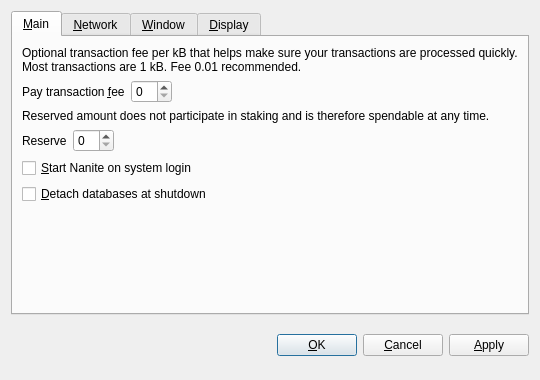
<?xml version="1.0" encoding="UTF-8"?>
<ui version="4.0">
 <class>OptionsDialog</class>
 <widget class="QDialog" name="OptionsDialog">
  <property name="geometry">
   <rect>
    <x>0</x>
    <y>0</y>
    <width>540</width>
    <height>380</height>
   </rect>
  </property>
  <property name="windowTitle">
   <string>Options</string>
  </property>
  <property name="modal">
   <bool>true</bool>
  </property>
  <layout class="QVBoxLayout" name="verticalLayout">
   <item>
    <widget class="QTabWidget" name="tabWidget">
     <property name="tabPosition">
      <enum>QTabWidget::North</enum>
     </property>
     <property name="currentIndex">
      <number>0</number>
     </property>
     <widget class="QWidget" name="tabMain">
      <attribute name="title">
       <string>&amp;Main</string>
      </attribute>
      <layout class="QVBoxLayout" name="verticalLayout_Main">
       <item>
        <widget class="QLabel" name="transactionFeeInfoLabel">
         <property name="text">
          <string>Optional transaction fee per kB that helps make sure your transactions are processed quickly. Most transactions are 1 kB. Fee 0.01 recommended.</string>
         </property>
         <property name="textFormat">
          <enum>Qt::PlainText</enum>
         </property>
         <property name="wordWrap">
          <bool>true</bool>
         </property>
        </widget>
       </item>
       <item>
        <layout class="QHBoxLayout" name="horizontalLayoutFee">
         <item>
          <widget class="QLabel" name="transactionFeeLabel">
           <property name="text">
            <string>Pay transaction &amp;fee</string>
           </property>
           <property name="textFormat">
            <enum>Qt::PlainText</enum>
           </property>
           <property name="buddy">
            <cstring>transactionFee</cstring>
           </property>
          </widget>
         </item>
         <item>
          <widget class="BitcoinAmountField" name="transactionFee"/>
         </item>
         <item>
          <spacer name="horizontalSpacerFee">
           <property name="orientation">
            <enum>Qt::Horizontal</enum>
           </property>
           <property name="sizeHint" stdset="0">
            <size>
             <width>40</width>
             <height>20</height>
            </size>
           </property>
          </spacer>
         </item>
        </layout>
       </item>
       <item>
        <widget class="QLabel" name="reserveBalanceInfoLabel">
         <property name="text">
          <string>Reserved amount does not participate in staking and is therefore spendable at any time.</string>
         </property>
         <property name="textFormat">
          <enum>Qt::PlainText</enum>
         </property>
         <property name="wordWrap">
          <bool>true</bool>
         </property>
        </widget>
       </item>
       <item>
        <layout class="QHBoxLayout" name="horizontalLayoutReserveBalance">
         <item>
          <widget class="QLabel" name="reserveBalanceLabel">
           <property name="text">
            <string>Reserve</string>
           </property>
           <property name="textFormat">
            <enum>Qt::PlainText</enum>
           </property>
           <property name="buddy">
            <cstring>reserveBalance</cstring>
           </property>
          </widget>
         </item>
         <item>
          <widget class="BitcoinAmountField" name="reserveBalance"/>
         </item>
         <item>
          <spacer name="horizontalSpacerReserveBalance">
           <property name="orientation">
            <enum>Qt::Horizontal</enum>
           </property>
           <property name="sizeHint" stdset="0">
            <size>
             <width>40</width>
             <height>20</height>
            </size>
           </property>
          </spacer>
         </item>
        </layout>
       </item>
       <item>
        <widget class="QCheckBox" name="bitcoinAtStartup">
         <property name="toolTip">
          <string>Automatically start Nanite after logging in to the system.</string>
         </property>
         <property name="text">
          <string>&amp;Start Nanite on system login</string>
         </property>
        </widget>
       </item>
       <item>
        <widget class="QCheckBox" name="detachDatabases">
         <property name="toolTip">
          <string>Detach block and address databases at shutdown. This means they can be moved to another data directory, but it slows down shutdown. The wallet is always detached.</string>
         </property>
         <property name="text">
          <string>&amp;Detach databases at shutdown</string>
         </property>
        </widget>
       </item>
       <item>
        <spacer name="verticalSpacer_Main">
         <property name="orientation">
          <enum>Qt::Vertical</enum>
         </property>
         <property name="sizeHint" stdset="0">
          <size>
           <width>20</width>
           <height>40</height>
          </size>
         </property>
        </spacer>
       </item>
      </layout>
     </widget>
     <widget class="QWidget" name="tabNetwork">
      <attribute name="title">
       <string>&amp;Network</string>
      </attribute>
      <layout class="QVBoxLayout" name="verticalLayout_Network">
       <item>
        <widget class="QCheckBox" name="mapPortUpnp">
         <property name="toolTip">
          <string>Automatically open the Nanite client port on the router. This only works when your router supports UPnP and it is enabled.</string>
         </property>
         <property name="text">
          <string>Map port using &amp;UPnP</string>
         </property>
        </widget>
       </item>
       <item>
        <widget class="QCheckBox" name="connectSocks">
         <property name="toolTip">
          <string>Connect to the Nanite network through a SOCKS proxy (e.g. when connecting through Tor).</string>
         </property>
         <property name="text">
          <string>&amp;Connect through SOCKS proxy:</string>
         </property>
        </widget>
       </item>
       <item>
        <layout class="QHBoxLayout" name="horizontalLayout_Network">
         <item>
          <widget class="QLabel" name="proxyIpLabel">
           <property name="text">
            <string>Proxy &amp;IP:</string>
           </property>
           <property name="textFormat">
            <enum>Qt::PlainText</enum>
           </property>
           <property name="buddy">
            <cstring>proxyIp</cstring>
           </property>
          </widget>
         </item>
         <item>
          <widget class="QValidatedLineEdit" name="proxyIp">
           <property name="maximumSize">
            <size>
             <width>140</width>
             <height>16777215</height>
            </size>
           </property>
           <property name="toolTip">
            <string>IP address of the proxy (e.g. 127.0.0.1)</string>
           </property>
          </widget>
         </item>
         <item>
          <widget class="QLabel" name="proxyPortLabel">
           <property name="text">
            <string>&amp;Port:</string>
           </property>
           <property name="textFormat">
            <enum>Qt::PlainText</enum>
           </property>
           <property name="buddy">
            <cstring>proxyPort</cstring>
           </property>
          </widget>
         </item>
         <item>
          <widget class="QLineEdit" name="proxyPort">
           <property name="maximumSize">
            <size>
             <width>55</width>
             <height>16777215</height>
            </size>
           </property>
           <property name="toolTip">
            <string>Port of the proxy (e.g. 9050)</string>
           </property>
          </widget>
         </item>
         <item>
          <widget class="QLabel" name="socksVersionLabel">
           <property name="text">
            <string>SOCKS &amp;Version:</string>
           </property>
           <property name="textFormat">
            <enum>Qt::PlainText</enum>
           </property>
           <property name="buddy">
            <cstring>socksVersion</cstring>
           </property>
          </widget>
         </item>
         <item>
          <widget class="QValueComboBox" name="socksVersion">
           <property name="toolTip">
            <string>SOCKS version of the proxy (e.g. 5)</string>
           </property>
          </widget>
         </item>
         <item>
          <spacer name="horizontalSpacer_Network">
           <property name="orientation">
            <enum>Qt::Horizontal</enum>
           </property>
           <property name="sizeHint" stdset="0">
            <size>
             <width>40</width>
             <height>20</height>
            </size>
           </property>
          </spacer>
         </item>
        </layout>
       </item>
       <item>
        <spacer name="verticalSpacer_Network">
         <property name="orientation">
          <enum>Qt::Vertical</enum>
         </property>
         <property name="sizeHint" stdset="0">
          <size>
           <width>20</width>
           <height>40</height>
          </size>
         </property>
        </spacer>
       </item>
      </layout>
     </widget>
     <widget class="QWidget" name="tabWindow">
      <attribute name="title">
       <string>&amp;Window</string>
      </attribute>
      <layout class="QVBoxLayout" name="verticalLayout_Window">
       <item>
        <widget class="QCheckBox" name="minimizeToTray">
         <property name="toolTip">
          <string>Show only a tray icon after minimizing the window.</string>
         </property>
         <property name="text">
          <string>&amp;Minimize to the tray instead of the taskbar</string>
         </property>
        </widget>
       </item>
       <item>
        <widget class="QCheckBox" name="minimizeOnClose">
         <property name="toolTip">
          <string>Minimize instead of exit the application when the window is closed. When this option is enabled, the application will be closed only after selecting Quit in the menu.</string>
         </property>
         <property name="text">
          <string>M&amp;inimize on close</string>
         </property>
        </widget>
       </item>
       <item>
        <spacer name="verticalSpacer_Window">
         <property name="orientation">
          <enum>Qt::Vertical</enum>
         </property>
         <property name="sizeHint" stdset="0">
          <size>
           <width>20</width>
           <height>40</height>
          </size>
         </property>
        </spacer>
       </item>
      </layout>
     </widget>
     <widget class="QWidget" name="tabDisplay">
      <attribute name="title">
       <string>&amp;Display</string>
      </attribute>
      <layout class="QVBoxLayout" name="verticalLayout_Display">
       <item>
        <layout class="QHBoxLayout" name="horizontalLayout_1_Display">
         <item>
          <widget class="QLabel" name="langLabel">
           <property name="text">
            <string>User Interface &amp;language:</string>
           </property>
           <property name="textFormat">
            <enum>Qt::PlainText</enum>
           </property>
           <property name="buddy">
            <cstring>lang</cstring>
           </property>
          </widget>
         </item>
         <item>
          <widget class="QValueComboBox" name="lang">
           <property name="toolTip">
            <string>The user interface language can be set here. This setting will take effect after restarting Nanite.</string>
           </property>
          </widget>
         </item>
        </layout>
       </item>
       <item>
        <layout class="QHBoxLayout" name="horizontalLayout_2_Display">
         <item>
          <widget class="QLabel" name="unitLabel">
           <property name="text">
            <string>&amp;Unit to show amounts in:</string>
           </property>
           <property name="textFormat">
            <enum>Qt::PlainText</enum>
           </property>
           <property name="buddy">
            <cstring>unit</cstring>
           </property>
          </widget>
         </item>
         <item>
          <widget class="QValueComboBox" name="unit">
           <property name="toolTip">
            <string>Choose the default subdivision unit to show in the interface and when sending coins.</string>
           </property>
          </widget>
         </item>
        </layout>
       </item>
       <item>
        <widget class="QCheckBox" name="displayAddresses">
         <property name="toolTip">
          <string>Whether to show Nanite addresses in the transaction list or not.</string>
         </property>
         <property name="text">
          <string>&amp;Display addresses in transaction list</string>
         </property>
        </widget>
       </item>
       <item>
        <widget class="QCheckBox" name="coinControlFeatures">
         <property name="toolTip">
          <string>Whether to show coin control features or not.</string>
         </property>
         <property name="text">
          <string>Display coin &amp;control features (experts only!)</string>
         </property>
        </widget>
       </item>
       <item>
        <spacer name="verticalSpacer_Display">
         <property name="orientation">
          <enum>Qt::Vertical</enum>
         </property>
         <property name="sizeHint" stdset="0">
          <size>
           <width>20</width>
           <height>40</height>
          </size>
         </property>
        </spacer>
       </item>
      </layout>
     </widget>
    </widget>
   </item>
   <item>
    <layout class="QHBoxLayout" name="horizontalLayout_Buttons">
     <item>
      <spacer name="horizontalSpacer_1">
       <property name="orientation">
        <enum>Qt::Horizontal</enum>
       </property>
       <property name="sizeHint" stdset="0">
        <size>
         <width>40</width>
         <height>48</height>
        </size>
       </property>
      </spacer>
     </item>
     <item>
      <widget class="QLabel" name="statusLabel">
       <property name="font">
        <font>
         <weight>75</weight>
         <bold>true</bold>
        </font>
       </property>
       <property name="text">
        <string/>
       </property>
       <property name="textFormat">
        <enum>Qt::PlainText</enum>
       </property>
       <property name="wordWrap">
        <bool>true</bool>
       </property>
      </widget>
     </item>
     <item>
      <spacer name="horizontalSpacer_2">
       <property name="orientation">
        <enum>Qt::Horizontal</enum>
       </property>
       <property name="sizeHint" stdset="0">
        <size>
         <width>40</width>
         <height>48</height>
        </size>
       </property>
      </spacer>
     </item>
     <item>
      <widget class="QPushButton" name="okButton">
       <property name="text">
        <string>&amp;OK</string>
       </property>
      </widget>
     </item>
     <item>
      <widget class="QPushButton" name="cancelButton">
       <property name="text">
        <string>&amp;Cancel</string>
       </property>
       <property name="autoDefault">
        <bool>false</bool>
       </property>
      </widget>
     </item>
     <item>
      <widget class="QPushButton" name="applyButton">
       <property name="text">
        <string>&amp;Apply</string>
       </property>
       <property name="autoDefault">
        <bool>false</bool>
       </property>
      </widget>
     </item>
    </layout>
   </item>
  </layout>
 </widget>
 <customwidgets>
  <customwidget>
   <class>BitcoinAmountField</class>
   <extends>QSpinBox</extends>
   <header>bitcoinamountfield.h</header>
  </customwidget>
  <customwidget>
   <class>QValueComboBox</class>
   <extends>QComboBox</extends>
   <header>qvaluecombobox.h</header>
  </customwidget>
  <customwidget>
   <class>QValidatedLineEdit</class>
   <extends>QLineEdit</extends>
   <header>qvalidatedlineedit.h</header>
  </customwidget>
 </customwidgets>
 <resources/>
 <connections/>
</ui>
